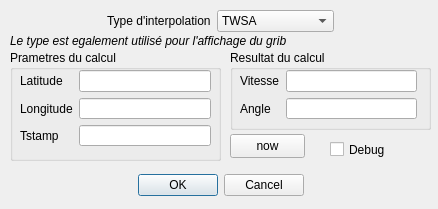
<?xml version="1.0" encoding="UTF-8"?>
<ui version="4.0">
 <class>gribValidation</class>
 <widget class="QDialog" name="gribValidation">
  <property name="geometry">
   <rect>
    <x>0</x>
    <y>0</y>
    <width>438</width>
    <height>209</height>
   </rect>
  </property>
  <property name="windowTitle">
   <string>Validation de l'interpolation</string>
  </property>
  <widget class="QWidget" name="layoutWidget">
   <property name="geometry">
    <rect>
     <x>10</x>
     <y>170</y>
     <width>421</width>
     <height>31</height>
    </rect>
   </property>
   <layout class="QHBoxLayout">
    <item>
     <spacer>
      <property name="orientation">
       <enum>Qt::Horizontal</enum>
      </property>
      <property name="sizeHint" stdset="0">
       <size>
        <width>40</width>
        <height>20</height>
       </size>
      </property>
     </spacer>
    </item>
    <item>
     <widget class="QPushButton" name="btn_Ok">
      <property name="text">
       <string>OK</string>
      </property>
     </widget>
    </item>
    <item>
     <widget class="QPushButton" name="btn_cancel">
      <property name="text">
       <string>Cancel</string>
      </property>
     </widget>
    </item>
    <item>
     <spacer>
      <property name="orientation">
       <enum>Qt::Horizontal</enum>
      </property>
      <property name="sizeHint" stdset="0">
       <size>
        <width>40</width>
        <height>20</height>
       </size>
      </property>
     </spacer>
    </item>
   </layout>
  </widget>
  <widget class="QLabel" name="label_2">
   <property name="geometry">
    <rect>
     <x>10</x>
     <y>30</y>
     <width>321</width>
     <height>21</height>
    </rect>
   </property>
   <property name="font">
    <font>
     <italic>true</italic>
    </font>
   </property>
   <property name="text">
    <string>Le type est egalement utilisé pour l'affichage du grib</string>
   </property>
  </widget>
  <widget class="QGroupBox" name="groupBox">
   <property name="geometry">
    <rect>
     <x>10</x>
     <y>50</y>
     <width>211</width>
     <height>111</height>
    </rect>
   </property>
   <property name="title">
    <string>Prametres du calcul</string>
   </property>
   <widget class="QWidget" name="">
    <property name="geometry">
     <rect>
      <x>10</x>
      <y>20</y>
      <width>191</width>
      <height>76</height>
     </rect>
    </property>
    <layout class="QGridLayout" name="gridLayout">
     <item row="0" column="0">
      <widget class="QLabel" name="label_3">
       <property name="text">
        <string>Latitude</string>
       </property>
      </widget>
     </item>
     <item row="0" column="1">
      <widget class="QLineEdit" name="latitude"/>
     </item>
     <item row="1" column="0">
      <widget class="QLabel" name="label_4">
       <property name="text">
        <string>Longitude</string>
       </property>
      </widget>
     </item>
     <item row="1" column="1">
      <widget class="QLineEdit" name="longitude"/>
     </item>
     <item row="2" column="0">
      <widget class="QLabel" name="label_5">
       <property name="text">
        <string>Tstamp</string>
       </property>
      </widget>
     </item>
     <item row="2" column="1">
      <widget class="QLineEdit" name="tstamp"/>
     </item>
    </layout>
   </widget>
  </widget>
  <widget class="QGroupBox" name="groupBox_2">
   <property name="geometry">
    <rect>
     <x>230</x>
     <y>50</y>
     <width>201</width>
     <height>80</height>
    </rect>
   </property>
   <property name="title">
    <string>Resultat du calcul</string>
   </property>
   <widget class="QWidget" name="">
    <property name="geometry">
     <rect>
      <x>10</x>
      <y>20</y>
      <width>177</width>
      <height>49</height>
     </rect>
    </property>
    <layout class="QGridLayout" name="gridLayout_2">
     <item row="0" column="0">
      <widget class="QLabel" name="label_6">
       <property name="text">
        <string>Vitesse</string>
       </property>
      </widget>
     </item>
     <item row="0" column="1">
      <widget class="QLineEdit" name="vitesse">
       <property name="readOnly">
        <bool>true</bool>
       </property>
      </widget>
     </item>
     <item row="1" column="0">
      <widget class="QLabel" name="label_7">
       <property name="text">
        <string>Angle</string>
       </property>
      </widget>
     </item>
     <item row="1" column="1">
      <widget class="QLineEdit" name="angle">
       <property name="readOnly">
        <bool>true</bool>
       </property>
      </widget>
     </item>
    </layout>
   </widget>
   <zorder>layoutWidget</zorder>
   <zorder></zorder>
  </widget>
  <widget class="QPushButton" name="pushButton">
   <property name="geometry">
    <rect>
     <x>230</x>
     <y>134</y>
     <width>75</width>
     <height>24</height>
    </rect>
   </property>
   <property name="text">
    <string>now</string>
   </property>
  </widget>
  <widget class="QCheckBox" name="chk_debug">
   <property name="geometry">
    <rect>
     <x>330</x>
     <y>140</y>
     <width>82</width>
     <height>19</height>
    </rect>
   </property>
   <property name="text">
    <string>Debug</string>
   </property>
  </widget>
  <widget class="QWidget" name="">
   <property name="geometry">
    <rect>
     <x>10</x>
     <y>10</y>
     <width>421</width>
     <height>22</height>
    </rect>
   </property>
   <layout class="QHBoxLayout" name="horizontalLayout">
    <item>
     <spacer name="horizontalSpacer">
      <property name="orientation">
       <enum>Qt::Horizontal</enum>
      </property>
      <property name="sizeHint" stdset="0">
       <size>
        <width>40</width>
        <height>20</height>
       </size>
      </property>
     </spacer>
    </item>
    <item>
     <widget class="QLabel" name="label">
      <property name="text">
       <string>Type d'interpolation</string>
      </property>
     </widget>
    </item>
    <item>
     <widget class="QComboBox" name="type">
      <item>
       <property name="text">
        <string>TWSA</string>
       </property>
      </item>
      <item>
       <property name="text">
        <string>Selective TWSA</string>
       </property>
      </item>
      <item>
       <property name="text">
        <string>Hybrid</string>
       </property>
      </item>
     </widget>
    </item>
    <item>
     <spacer name="horizontalSpacer_2">
      <property name="orientation">
       <enum>Qt::Horizontal</enum>
      </property>
      <property name="sizeHint" stdset="0">
       <size>
        <width>40</width>
        <height>20</height>
       </size>
      </property>
     </spacer>
    </item>
   </layout>
  </widget>
 </widget>
 <resources/>
 <connections>
  <connection>
   <sender>latitude</sender>
   <signal>textChanged(QString)</signal>
   <receiver>gribValidation</receiver>
   <slot>inputChanged()</slot>
   <hints>
    <hint type="sourcelabel">
     <x>99</x>
     <y>88</y>
    </hint>
    <hint type="destinationlabel">
     <x>37</x>
     <y>178</y>
    </hint>
   </hints>
  </connection>
  <connection>
   <sender>longitude</sender>
   <signal>textChanged(QString)</signal>
   <receiver>gribValidation</receiver>
   <slot>inputChanged()</slot>
   <hints>
    <hint type="sourcelabel">
     <x>145</x>
     <y>110</y>
    </hint>
    <hint type="destinationlabel">
     <x>62</x>
     <y>187</y>
    </hint>
   </hints>
  </connection>
  <connection>
   <sender>tstamp</sender>
   <signal>textChanged(QString)</signal>
   <receiver>gribValidation</receiver>
   <slot>inputChanged()</slot>
   <hints>
    <hint type="sourcelabel">
     <x>124</x>
     <y>136</y>
    </hint>
    <hint type="destinationlabel">
     <x>85</x>
     <y>193</y>
    </hint>
   </hints>
  </connection>
  <connection>
   <sender>btn_Ok</sender>
   <signal>clicked()</signal>
   <receiver>gribValidation</receiver>
   <slot>accept()</slot>
   <hints>
    <hint type="sourcelabel">
     <x>185</x>
     <y>187</y>
    </hint>
    <hint type="destinationlabel">
     <x>108</x>
     <y>167</y>
    </hint>
   </hints>
  </connection>
  <connection>
   <sender>btn_cancel</sender>
   <signal>clicked()</signal>
   <receiver>gribValidation</receiver>
   <slot>reject()</slot>
   <hints>
    <hint type="sourcelabel">
     <x>257</x>
     <y>187</y>
    </hint>
    <hint type="destinationlabel">
     <x>355</x>
     <y>181</y>
    </hint>
   </hints>
  </connection>
  <connection>
   <sender>pushButton</sender>
   <signal>clicked()</signal>
   <receiver>gribValidation</receiver>
   <slot>doNow()</slot>
   <hints>
    <hint type="sourcelabel">
     <x>288</x>
     <y>155</y>
    </hint>
    <hint type="destinationlabel">
     <x>420</x>
     <y>177</y>
    </hint>
   </hints>
  </connection>
  <connection>
   <sender>type</sender>
   <signal>currentIndexChanged(int)</signal>
   <receiver>gribValidation</receiver>
   <slot>interpolationChanged(int)</slot>
   <hints>
    <hint type="sourcelabel">
     <x>315</x>
     <y>25</y>
    </hint>
    <hint type="destinationlabel">
     <x>404</x>
     <y>21</y>
    </hint>
   </hints>
  </connection>
 </connections>
 <slots>
  <slot>inputChanged()</slot>
  <slot>doNow()</slot>
  <slot>interpolationChanged(int)</slot>
 </slots>
</ui>
